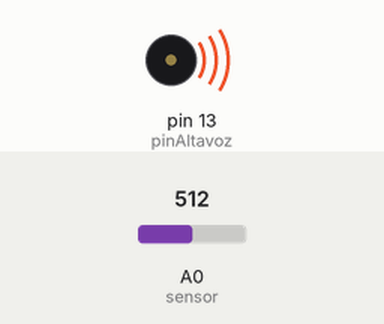
Simulated run of this sketch. Board: Arduino Uno, built with avr-gcc and run on an emulated ATmega328P. On the bench: buzzer (waves = sounding). The test bench sets the inputs (shaded band); at power-on: A0 (sensor) = 512. What the sketch prints to the serial monitor is not drawn.

Above: at 0.1 s.
Timing chart, 0 to 1.6 s (numbered marks = the images above):
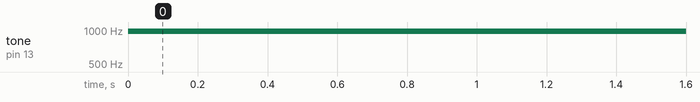

Measured:
- by itself, tone on pin 13 (pinAltavoz): silent → 972 Hz at 0.00 s

The sketch:

Desaf_o_5_Theremin_inverso.ino
```cpp
int pinAltavoz = 13; //defino pin digital del altavoz
void setup()
     {
      Serial.begin(9600);
      pinMode (pinAltavoz , OUTPUT);
     }
void loop()
     {
       int sensor = analogRead(A0); //sensor luz 0-1023
       int nota = map (sensor, 500,900, 1000, 50);
       tone ( pinAltavoz, nota);
       Serial.println(sensor);
     }
```
